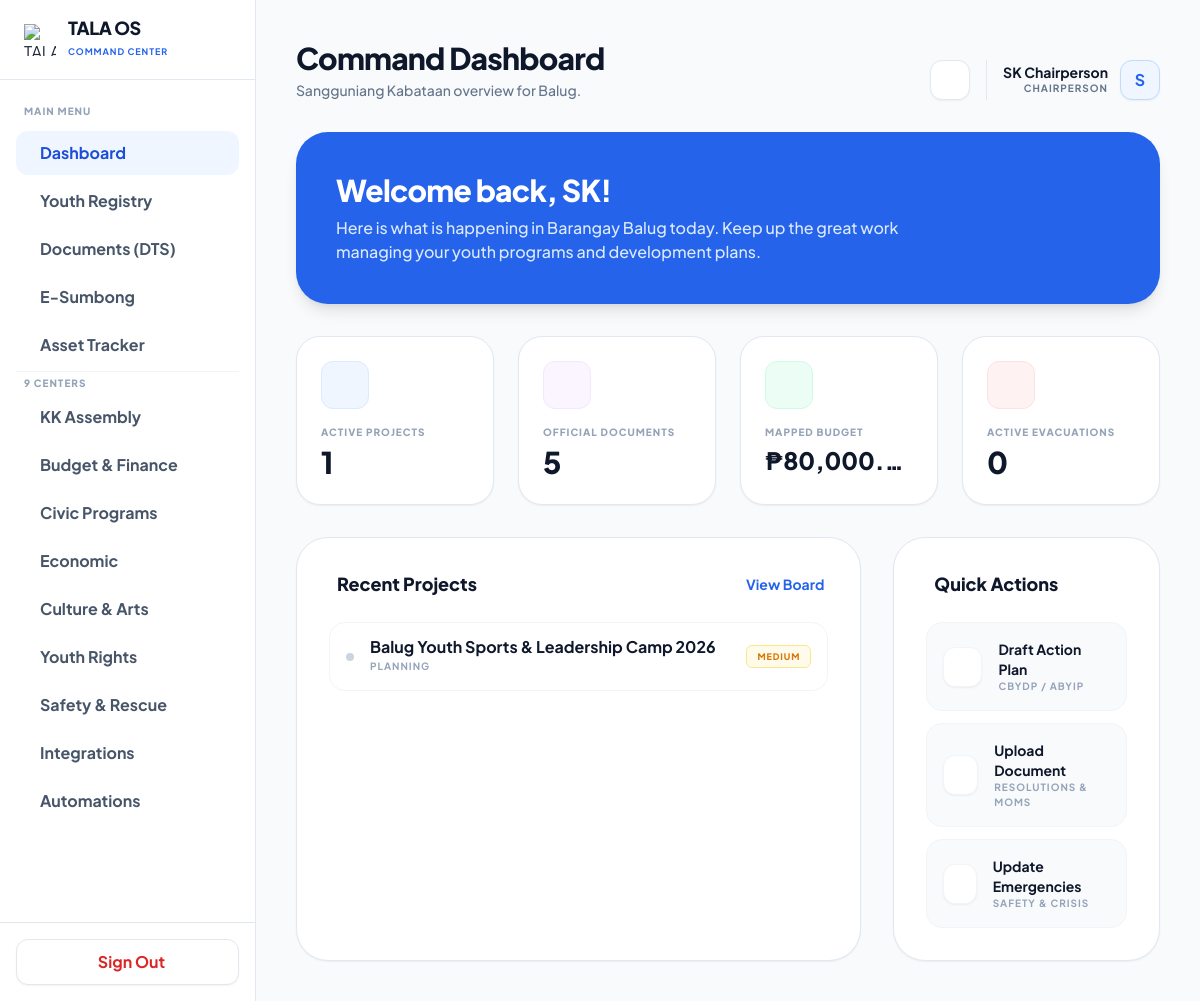
Page /sk2_dashboard.php (signed in) on the committed database.
### tables this page shows
CREATE TABLE `sk_projects` (
  `id` int(11) NOT NULL,
  `barangay` varchar(100) DEFAULT 'Municipal Level',
  `title` varchar(255) NOT NULL,
  `description` text NOT NULL,
  `objectives` text NOT NULL,
  `timeline_start` date DEFAULT NULL,
  `timeline_end` date DEFAULT NULL,
  `budget` decimal(15,2) DEFAULT 0.00,
  `status` enum('Planning','Ongoing','Delayed','Completed') DEFAULT 'Planning',
  `progress` int(11) DEFAULT 0,
  `photo_path` varchar(255) DEFAULT NULL,
  `doc_path` varchar(255) DEFAULT NULL,
  `created_at` timestamp NULL DEFAULT current_timestamp(),
  `priority` varchar(50) NOT NULL DEFAULT 'medium',
  `due_date` date DEFAULT NULL
);

### sk2_dashboard.php (the view, shortened to what this page needs)
<?php
require_once 'db_connect.php';
$barangay = $_SESSION['barangay_assigned'] ?? 'Municipal Level';
$user_name = $_SESSION['full_name'] ?? 'SK Chairperson';
$stats = [
    'active_projects' => 0,
    'total_documents' => 0,
    'total_budget' => 0,
    'active_evacuations' => 0
];
$recent_tasks = [];
try {
    $stmt = $pdo->prepare("SELECT COUNT(*) FROM sk_projects WHERE barangay = ? AND status != 'done'");
    $stmt->execute([$barangay]);
    $stats['active_projects'] = $stmt->fetchColumn();
    $stmt = $pdo->prepare("SELECT title, status, priority, due_date FROM sk_projects WHERE barangay = ? ORDER BY created_at DESC LIMIT 4");
    $stmt->execute([$barangay]);
    $recent_tasks = $stmt->fetchAll(PDO::FETCH_ASSOC);
    $stmt = $pdo->prepare("SELECT COUNT(*) FROM sk2_official_docs WHERE barangay = ?");
    $stmt->execute([$barangay]);
    $stats['total_documents'] = $stmt->fetchColumn();
    $stmt = $pdo->prepare("SELECT SUM(budget_allocation) FROM sk2_dev_plans WHERE barangay = ?");
    $stmt->execute([$barangay]);
    $stats['total_budget'] = $stmt->fetchColumn() ?: 0;
    $stmt = $pdo->prepare("SELECT COUNT(*) FROM sk2_safety_evacuations WHERE barangay = ? AND status = 'Active'");
    $stmt->execute([$barangay]);
    $stats['active_evacuations'] = $stmt->fetchColumn();
} catch (PDOException $e) {
}
function getPriorityBadge($priority) {
    switch(strtolower($priority)) {
        case 'medium': return 'bg-amber-50 text-amber-600 border-amber-200 dark:bg-amber-500/10 dark:text-amber-400 dark:border-amber-500/30';
    }
}
?>
<!DOCTYPE html>
<html lang="en" class="light">
<head>
    <script src="https://cdn.tailwindcss.com"></script>
</head>
<body class="bg-slate-50 text-slate-800 dark:bg-zinc-950 dark:text-zinc-100 flex h-screen overflow-hidden selection:bg-blue-500 selection:text-white transition-colors duration-300">
    <?php include 'sk2_sidebar.php'; ?>
    <main class="ml-64 flex-1 h-screen overflow-y-auto custom-scrollbar relative bg-slate-50 dark:bg-zinc-950 transition-colors duration-300">
        <div class="relative z-10 p-8 lg:p-10 max-w-[1600px] mx-auto">
            <div class="flex flex-col md:flex-row justify-between items-start md:items-end mb-8 gap-4">
                <div>
                    <h2 class="text-3xl font-black text-slate-900 dark:text-white tracking-tight flex items-center gap-3 mb-1">
                        Command Dashboard
                    </h2>
                    <p class="text-sm text-slate-500 dark:text-zinc-400 font-medium">Sangguniang Kabataan overview for <?= htmlspecialchars($barangay) ?>.</p>
                </div>
                <div class="flex items-center gap-3">
                    <button id="themeToggle" class="w-10 h-10 flex items-center justify-center rounded-xl bg-white border border-slate-200 text-slate-500 hover:bg-slate-50 dark:bg-zinc-900 dark:border-zinc-800 dark:text-zinc-400 dark:hover:bg-zinc-800 transition-colors shadow-sm">
                    </button>
                    <div class="hidden md:flex items-center gap-3 border-l border-slate-200 dark:border-zinc-800 pl-4 ml-1">
                        <div class="text-right">
                            <p class="text-sm font-bold text-slate-900 dark:text-white leading-tight"><?= htmlspecialchars($user_name) ?></p>
                            <p class="text-[10px] font-bold text-slate-500 dark:text-zinc-400 uppercase tracking-widest">Chairperson</p>
                        </div>
                        <div class="w-10 h-10 rounded-xl bg-blue-50 text-blue-600 dark:bg-blue-500/10 dark:text-blue-400 flex items-center justify-center font-bold border border-blue-200 dark:border-blue-500/30 shadow-sm">
                            <?= strtoupper(substr($user_name, 0, 1)) ?>
                        </div>
                    </div>
                </div>
            </div>
            <div class="bg-blue-600 rounded-[2rem] p-8 md:p-10 text-white shadow-lg mb-8 relative overflow-hidden">
                <div class="relative z-10">
                    <h2 class="text-3xl font-black tracking-tight mb-2">Welcome back, <?= htmlspecialchars(explode(' ', trim($user_name))[0]) ?>!</h2>
                    <p class="text-blue-100 font-medium max-w-xl">Here is what is happening in Barangay <?= htmlspecialchars($barangay) ?> today. Keep up the great work managing your youth programs and development plans.</p>
                </div>
            </div>
            <div class="grid grid-cols-1 md:grid-cols-2 lg:grid-cols-4 gap-6 mb-8">
                <div class="bg-white dark:bg-zinc-900 rounded-3xl p-6 border border-slate-200 dark:border-zinc-800 shadow-sm dark:shadow-none hover-lift flex flex-col">
                    <div class="flex justify-between items-start mb-4">
                        <div class="w-12 h-12 rounded-xl bg-blue-50 text-blue-600 dark:bg-blue-500/10 dark:text-blue-400 flex items-center justify-center text-2xl border border-blue-100 dark:border-blue-500/20">
                        </div>
                    </div>
                    <p class="text-[10px] font-black text-slate-400 dark:text-zinc-500 uppercase tracking-widest mb-1">Active Projects</p>
                    <h3 class="text-3xl font-extrabold text-slate-900 dark:text-white"><?= $stats['active_projects'] ?></h3>
                </div>
                <div class="bg-white dark:bg-zinc-900 rounded-3xl p-6 border border-slate-200 dark:border-zinc-800 shadow-sm dark:shadow-none hover-lift flex flex-col">
                    <div class="flex justify-between items-start mb-4">
                        <div class="w-12 h-12 rounded-xl bg-purple-50 text-purple-600 dark:bg-purple-500/10 dark:text-purple-400 flex items-center justify-center text-2xl border border-purple-100 dark:border-purple-500/20">
                        </div>
                    </div>
                    <p class="text-[10px] font-black text-slate-400 dark:text-zinc-500 uppercase tracking-widest mb-1">Official Documents</p>
                    <h3 class="text-3xl font-extrabold text-slate-900 dark:text-white"><?= $stats['total_documents'] ?></h3>
                </div>
                <div class="bg-white dark:bg-zinc-900 rounded-3xl p-6 border border-slate-200 dark:border-zinc-800 shadow-sm dark:shadow-none hover-lift flex flex-col">
                    <div class="flex justify-between items-start mb-4">
                        <div class="w-12 h-12 rounded-xl bg-emerald-50 text-emerald-600 dark:bg-emerald-500/10 dark:text-emerald-400 flex items-center justify-center text-2xl border border-emerald-100 dark:border-emerald-500/20">
                        </div>
                    </div>
                    <p class="text-[10px] font-black text-slate-400 dark:text-zinc-500 uppercase tracking-widest mb-1">Mapped Budget</p>
                    <h3 class="text-2xl font-extrabold text-slate-900 dark:text-white truncate">₱<?= number_format($stats['total_budget'], 2) ?></h3>
                </div>
                <div class="bg-white dark:bg-zinc-900 rounded-3xl p-6 border border-slate-200 dark:border-zinc-800 shadow-sm dark:shadow-none hover-lift flex flex-col">
                    <div class="flex justify-between items-start mb-4">
                        <div class="w-12 h-12 rounded-xl bg-red-50 text-red-600 dark:bg-red-500/10 dark:text-red-400 flex items-center justify-center text-2xl border border-red-100 dark:border-red-500/20">
                        </div>
                    </div>
                    <p class="text-[10px] font-black text-slate-400 dark:text-zinc-500 uppercase tracking-widest mb-1">Active Evacuations</p>
                    <h3 class="text-3xl font-extrabold text-slate-900 dark:text-white"><?= $stats['active_evacuations'] ?></h3>
                </div>
            </div>
            <div class="grid grid-cols-1 lg:grid-cols-3 gap-8">
                <div class="lg:col-span-2 bg-white dark:bg-zinc-900 rounded-[2rem] border border-slate-200 dark:border-zinc-800 shadow-sm dark:shadow-none p-6 md:p-8">
                    <div class="flex justify-between items-center mb-6">
                        <h3 class="text-lg font-extrabold text-slate-900 dark:text-white flex items-center gap-2">
                            <i class="ph-bold ph-clock-counter-clockwise text-blue-500"></i> Recent Projects
                        </h3>
                        <a href="sk2_projects.php" class="text-sm font-bold text-blue-600 hover:text-blue-700 dark:text-blue-400 dark:hover:text-blue-300 flex items-center gap-1 transition-colors">
                            View Board <i class="ph-bold ph-arrow-right"></i>
                        </a>
                    </div>
                    <div class="flex flex-col gap-3">
                        <?php if (empty($recent_tasks)): ?>
                            <div class="text-center py-10 border-2 border-dashed border-slate-200 dark:border-zinc-800 rounded-2xl">
                                <i class="ph-fill ph-kanban text-4xl text-slate-300 dark:text-zinc-700 mb-2"></i>
                                <p class="text-slate-500 dark:text-zinc-500 font-bold text-sm">No projects added yet.</p>
                            </div>
                        <?php else: foreach ($recent_tasks as $task): ?>
                            <div class="flex items-center justify-between p-4 rounded-2xl border border-slate-100 dark:border-zinc-800/50 hover:bg-slate-50 dark:hover:bg-zinc-800/50 transition-colors">
                                <div class="flex items-center gap-4">
                                    <div class="w-2 h-2 rounded-full <?= $task['status'] == 'done' ? 'bg-emerald-500' : ($task['status'] == 'doing' ? 'bg-amber-500' : 'bg-slate-300 dark:bg-zinc-600') ?>"></div>
                                    <div>
                                        <p class="font-bold text-slate-900 dark:text-white leading-none mb-1 <?= $task['status'] == 'done' ? 'line-through text-slate-400 dark:text-zinc-600' : '' ?>"><?= htmlspecialchars($task['title']) ?></p>
                                        <p class="text-[10px] font-bold text-slate-400 dark:text-zinc-500 uppercase tracking-widest"><?= strtoupper($task['status']) ?></p>
                                    </div>
                                </div>
                                <span class="px-2.5 py-1 rounded-md border text-[9px] font-black uppercase tracking-widest <?= getPriorityBadge($task['priority']) ?>">
                                    <?= htmlspecialchars($task['priority']) ?>
                                </span>
                            </div>
                        <?php endforeach; endif; ?>
                    </div>
                </div>
                <div class="bg-white dark:bg-zinc-900 rounded-[2rem] border border-slate-200 dark:border-zinc-800 shadow-sm dark:shadow-none p-6 md:p-8">
                    <h3 class="text-lg font-extrabold text-slate-900 dark:text-white mb-6 flex items-center gap-2">
                        <i class="ph-bold ph-lightning text-amber-500"></i> Quick Actions
                    </h3>
                    <div class="flex flex-col gap-3">
                        <a href="sk2_documents.php?tab=builder" class="flex items-center gap-4 p-4 rounded-2xl bg-slate-50 dark:bg-zinc-950 hover:bg-blue-50 dark:hover:bg-blue-500/10 border border-slate-100 dark:border-zinc-800 hover:border-blue-200 dark:hover:border-blue-500/30 transition-colors group">
                            <div class="w-10 h-10 rounded-xl bg-white dark:bg-zinc-900 text-slate-500 dark:text-zinc-400 group-hover:text-blue-600 dark:group-hover:text-blue-400 flex items-center justify-center text-xl shadow-sm dark:shadow-none border border-slate-100 dark:border-zinc-800 transition-colors">
                            </div>
                            <div>
                                <p class="font-bold text-slate-900 dark:text-white text-sm">Draft Action Plan</p>
                                <p class="text-[10px] font-bold text-slate-400 dark:text-zinc-500 uppercase tracking-widest">CBYDP / ABYIP</p>
                            </div>
                        </a>
                        <a href="sk2_documents.php?tab=repository" class="flex items-center gap-4 p-4 rounded-2xl bg-slate-50 dark:bg-zinc-950 hover:bg-emerald-50 dark:hover:bg-emerald-500/10 border border-slate-100 dark:border-zinc-800 hover:border-emerald-200 dark:hover:border-emerald-500/30 transition-colors group">
                            <div class="w-10 h-10 rounded-xl bg-white dark:bg-zinc-900 text-slate-500 dark:text-zinc-400 group-hover:text-emerald-600 dark:group-hover:text-emerald-400 flex items-center justify-center text-xl shadow-sm dark:shadow-none border border-slate-100 dark:border-zinc-800 transition-colors">
                            </div>
                            <div>
                                <p class="font-bold text-slate-900 dark:text-white text-sm">Upload Document</p>
                                <p class="text-[10px] font-bold text-slate-400 dark:text-zinc-500 uppercase tracking-widest">Resolutions & MOMs</p>
                            </div>
                        </a>
                        <a href="sk2_safety.php?tab=disaster" class="flex items-center gap-4 p-4 rounded-2xl bg-slate-50 dark:bg-zinc-950 hover:bg-red-50 dark:hover:bg-red-500/10 border border-slate-100 dark:border-zinc-800 hover:border-red-200 dark:hover:border-red-500/30 transition-colors group">
                            <div class="w-10 h-10 rounded-xl bg-white dark:bg-zinc-900 text-slate-500 dark:text-zinc-400 group-hover:text-red-600 dark:group-hover:text-red-400 flex items-center justify-center text-xl shadow-sm dark:shadow-none border border-slate-100 dark:border-zinc-800 transition-colors">
                            </div>
                            <div>
                                <p class="font-bold text-slate-900 dark:text-white text-sm">Update Emergencies</p>
                                <p class="text-[10px] font-bold text-slate-400 dark:text-zinc-500 uppercase tracking-widest">Safety & Crisis</p>
                            </div>
                        </a>
                    </div>
                </div>
            </div>
        </div>
    </main>
</body>
</html>

### sk2_dashboard.php (style rules this page uses)
body { transition: background-color 0.3s ease, color 0.3s ease; }
.hover-lift { transition: transform 0.2s ease, box-shadow 0.2s ease; }

### rows in the picture
sk_projects: title "Balug Youth Sports & Leadership Camp 2026", status "PLANNING", priority "MEDIUM"

### other values in the picture
$barangay "Balug"
$user_name "SK Chairperson"
substr($user_name, 0, 1) "S"
explode(' ', trim($user_name))[0] "SK"
$stats['active_projects'] "1"
$stats['total_documents'] "5"
$stats['total_budget'] "80,000.…"
$stats['active_evacuations'] "0"
